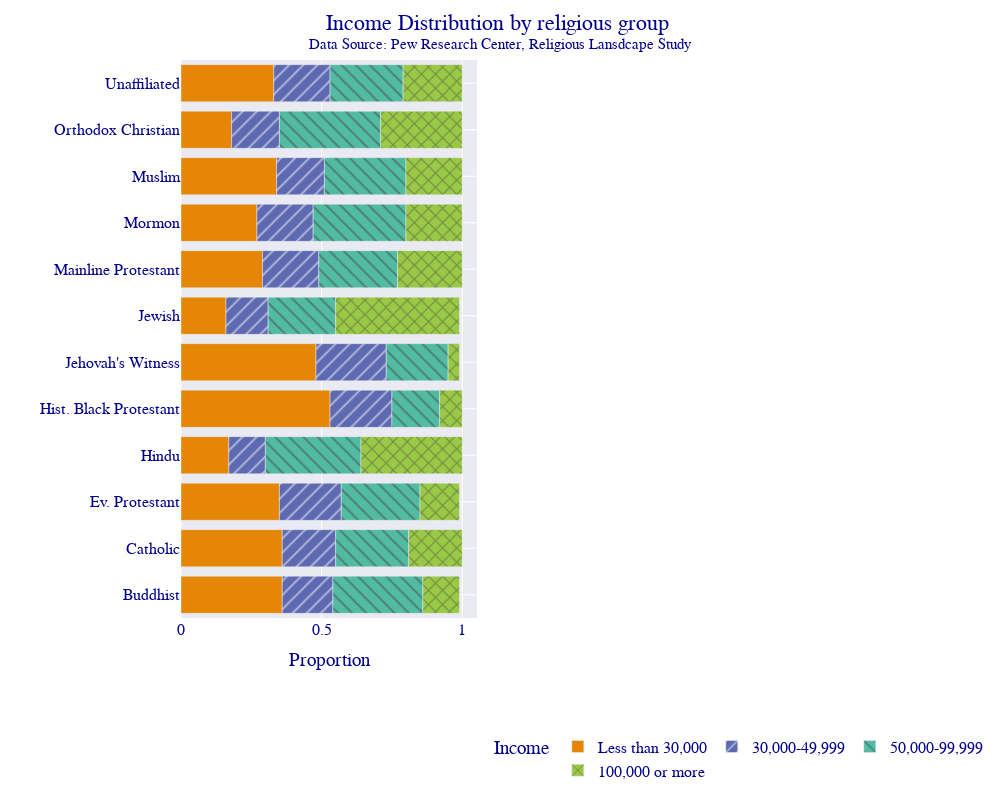

The code cell stored with this chart in its notebook:
### Markdown cell above
## Exercise 1

Make your own version of the plot above. Here are some changes you should try:

* Change the font family - some common fonts to try:
  
        ["Arial",
        "Balto",
        "Courier New",
        "Droid Sans",
        "Droid Serif",
        "Droid Sans Mono",
        "Gravitas One",
        "Old Standard TT",
        "Open Sans",
        "Overpass",
        "PT Sans Narrow",
        "Raleway",
        "Times New Roman"]

* Move the legend to somewhere else.

* Change the template and the color.

* Advanced - look up how you can change the pattern_shape or pattern_shape_sequence.

### Code cell
fig = px.bar(DF_new,
             y='religion',
             x='proportion',
             color='income',
             pattern_shape='income',
             color_discrete_sequence=px.colors.qualitative.Vivid,
             category_orders={'income' : ['Less than 30,000', '30,000-49,999', '50,000-99,999', '100,000 or more']})

fig.update_layout(template="seaborn",
                  title='Income Distribution by religious group <br><sup>Data Source: Pew Research Center, Religious Lansdcape Study</sup>',
                  title_x=0.5,
                  yaxis={'categoryorder': 'category ascending'},
                  xaxis_title="Proportion",
                  yaxis_title="",
                  legend_title='Income',
                  legend={'orientation':"h",'yanchor':"top",'y':-0.2, 'xanchor':"left",'x':1.05},
                  font={'family':"Times New Roman, monospace",'size':16,'color':"Darkblue"},
                  autosize=False,
                  width=1000,
                  height=800)

fig.show()

### Figure 1 — Plotly figure (JSON) as saved in the notebook; plotly's stock layout.template omitted (floating-point values rounded to 4 significant figures)
{"data": [{"alignmentgroup": "True", "hovertemplate": "income=Less than 30,000<br>proportion=%{x}<br>religion=%{y}<extra></extra>", "legendgroup": "Less than 30,000", "marker": {"color": "rgb(229, 134, 6)", "pattern": {"shape": ""}}, "name": "Less than 30,000", "offsetgroup": "Less than 30,000", "orientation": "h", "showlegend": true, "textposition": "auto", "type": "bar", "x": [0.36, 0.36, 0.35, 0.17, 0.53, 0.48, 0.16, 0.29, 0.27, 0.34, 0.18, 0.33], "xaxis": "x", "y": ["Buddhist", "Catholic", "Ev. Protestant", "Hindu", "Hist. Black Protestant", "Jehovah's Witness", "Jewish", "Mainline Protestant", "Mormon", "Muslim", "Orthodox Christian", "Unaffiliated"], "yaxis": "y"}, {"alignmentgroup": "True", "hovertemplate": "income=30,000-49,999<br>proportion=%{x}<br>religion=%{y}<extra></extra>", "legendgroup": "30,000-49,999", "marker": {"color": "rgb(93, 105, 177)", "pattern": {"shape": "/"}}, "name": "30,000-49,999", "offsetgroup": "30,000-49,999", "orientation": "h", "showlegend": true, "textposition": "auto", "type": "bar", "x": [0.18, 0.19, 0.22, 0.13, 0.22, 0.25, 0.15, 0.2, 0.2, 0.17, 0.17, 0.2], "xaxis": "x", "y": ["Buddhist", "Catholic", "Ev. Protestant", "Hindu", "Hist. Black Protestant", "Jehovah's Witness", "Jewish", "Mainline Protestant", "Mormon", "Muslim", "Orthodox Christian", "Unaffiliated"], "yaxis": "y"}, {"alignmentgroup": "True", "hovertemplate": "income=50,000-99,999<br>proportion=%{x}<br>religion=%{y}<extra></extra>", "legendgroup": "50,000-99,999", "marker": {"color": "rgb(82, 188, 163)", "pattern": {"shape": "\\"}}, "name": "50,000-99,999", "offsetgroup": "50,000-99,999", "orientation": "h", "showlegend": true, "textposition": "auto", "type": "bar", "x": [0.32, 0.26, 0.28, 0.34, 0.17, 0.22, 0.24, 0.28, 0.33, 0.29, 0.36, 0.26], "xaxis": "x", "y": ["Buddhist", "Catholic", "Ev. Protestant", "Hindu", "Hist. Black Protestant", "Jehovah's Witness", "Jewish", "Mainline Protestant", "Mormon", "Muslim", "Orthodox Christian", "Unaffiliated"], "yaxis": "y"}, {"alignmentgroup": "True", "hovertemplate": "income=100,000 or more<br>proportion=%{x}<br>religion=%{y}<extra></extra>", "legendgroup": "100,000 or more", "marker": {"color": "rgb(153, 201, 69)", "pattern": {"shape": "x"}}, "name": "100,000 or more", "offsetgroup": "100,000 or more", "orientation": "h", "showlegend": true, "textposition": "auto", "type": "bar", "x": [0.13, 0.19, 0.14, 0.36, 0.08, 0.04, 0.44, 0.23, 0.2, 0.2, 0.29, 0.21], "xaxis": "x", "y": ["Buddhist", "Catholic", "Ev. Protestant", "Hindu", "Hist. Black Protestant", "Jehovah's Witness", "Jewish", "Mainline Protestant", "Mormon", "Muslim", "Orthodox Christian", "Unaffiliated"], "yaxis": "y"}], "layout": {"autosize": false, "barmode": "relative", "font": {"color": "Darkblue", "family": "Times New Roman, monospace", "size": 16}, "height": 800, "legend": {"orientation": "h", "title": {"text": "Income"}, "tracegroupgap": 0, "x": 1.05, "xanchor": "left", "y": -0.2, "yanchor": "top"}, "margin": {"t": 60}, "title": {"text": "Income Distribution by religious group <br><sup>Data Source: Pew Research Center, Religious Lansdcape Study</sup>", "x": 0.5}, "width": 1000, "xaxis": {"anchor": "y", "autorange": true, "domain": [0, 1], "range": [0, 1.053], "title": {"text": "Proportion"}, "type": "linear"}, "yaxis": {"anchor": "x", "autorange": true, "categoryorder": "category ascending", "domain": [0, 1], "range": [-0.5, 11.5], "title": {"text": ""}, "type": "category"}}}
